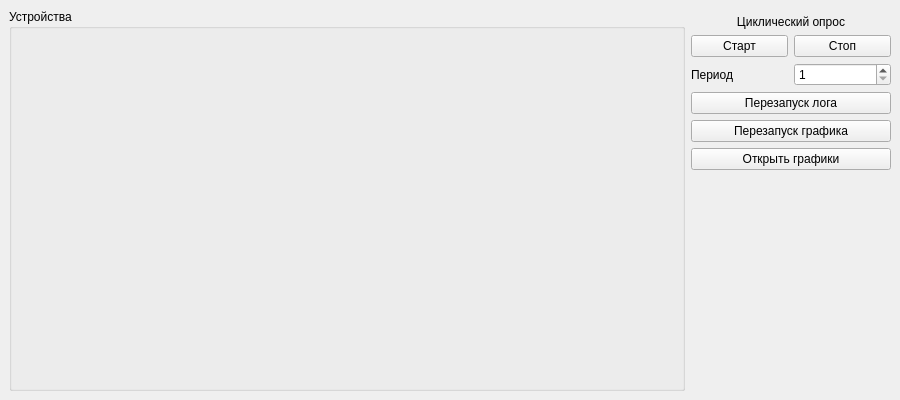
<?xml version="1.0" encoding="UTF-8"?>
<ui version="4.0">
 <class>Cauldron</class>
 <widget class="QMainWindow" name="Cauldron">
  <property name="geometry">
   <rect>
    <x>0</x>
    <y>0</y>
    <width>900</width>
    <height>400</height>
   </rect>
  </property>
  <property name="sizePolicy">
   <sizepolicy hsizetype="Expanding" vsizetype="Expanding">
    <horstretch>0</horstretch>
    <verstretch>0</verstretch>
   </sizepolicy>
  </property>
  <property name="minimumSize">
   <size>
    <width>900</width>
    <height>400</height>
   </size>
  </property>
  <property name="windowTitle">
   <string>Cauldron</string>
  </property>
  <widget class="QWidget" name="centralwidget">
   <property name="sizePolicy">
    <sizepolicy hsizetype="Minimum" vsizetype="Minimum">
     <horstretch>0</horstretch>
     <verstretch>0</verstretch>
    </sizepolicy>
   </property>
   <property name="minimumSize">
    <size>
     <width>900</width>
     <height>300</height>
    </size>
   </property>
   <layout class="QGridLayout" name="gridLayout" columnstretch="1,0,0" columnminimumwidth="0,0,0">
    <property name="sizeConstraint">
     <enum>QLayout::SetNoConstraint</enum>
    </property>
    <item row="0" column="0" rowspan="10">
     <widget class="QGroupBox" name="devGBox">
      <property name="sizePolicy">
       <sizepolicy hsizetype="Expanding" vsizetype="Expanding">
        <horstretch>0</horstretch>
        <verstretch>0</verstretch>
       </sizepolicy>
      </property>
      <property name="minimumSize">
       <size>
        <width>620</width>
        <height>370</height>
       </size>
      </property>
      <property name="title">
       <string>Устройства</string>
      </property>
     </widget>
    </item>
    <item row="1" column="1" colspan="2">
     <widget class="QLabel" name="label">
      <property name="minimumSize">
       <size>
        <width>200</width>
        <height>0</height>
       </size>
      </property>
      <property name="text">
       <string>Циклический опрос</string>
      </property>
      <property name="alignment">
       <set>Qt::AlignCenter</set>
      </property>
     </widget>
    </item>
    <item row="3" column="1">
     <widget class="QLabel" name="periodLabel">
      <property name="text">
       <string>Период</string>
      </property>
     </widget>
    </item>
    <item row="2" column="1">
     <widget class="QPushButton" name="startCyclePButt">
      <property name="text">
       <string>Старт</string>
      </property>
     </widget>
    </item>
    <item row="4" column="1" colspan="2">
     <widget class="QPushButton" name="restartLogPButt">
      <property name="text">
       <string>Перезапуск лога</string>
      </property>
     </widget>
    </item>
    <item row="9" column="1" colspan="2">
     <spacer name="verticalSpacer">
      <property name="orientation">
       <enum>Qt::Vertical</enum>
      </property>
      <property name="sizeHint" stdset="0">
       <size>
        <width>20</width>
        <height>40</height>
       </size>
      </property>
     </spacer>
    </item>
    <item row="3" column="2">
     <widget class="QSpinBox" name="periodSBox">
      <property name="minimum">
       <number>1</number>
      </property>
      <property name="maximum">
       <number>3600</number>
      </property>
     </widget>
    </item>
    <item row="2" column="2">
     <widget class="QPushButton" name="stopCyclePButt">
      <property name="text">
       <string>Стоп</string>
      </property>
     </widget>
    </item>
    <item row="5" column="1" colspan="2">
     <widget class="QPushButton" name="restartGraphPButt">
      <property name="text">
       <string>Перезапуск графика</string>
      </property>
     </widget>
    </item>
    <item row="6" column="1" colspan="2">
     <widget class="QPushButton" name="graphPButt">
      <property name="text">
       <string>Открыть графики</string>
      </property>
     </widget>
    </item>
   </layout>
  </widget>
 </widget>
 <resources/>
 <connections/>
</ui>
